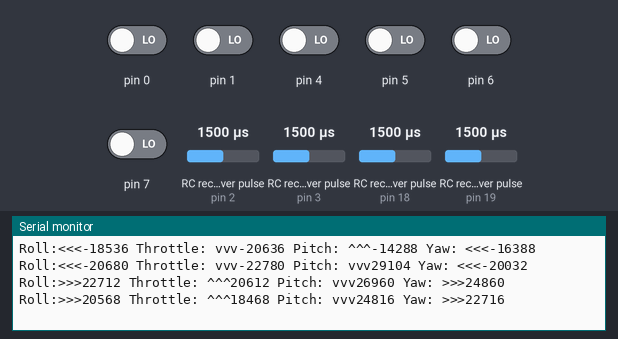
Recording of a sketch running on a simulated Arduino Uno, built for the host (arithmetic inside an expression is 32-bit, double 64-bit). Shown: the last lines printed to the serial monitor. Wiring (inferred from the names in the program): 4 × RC receiver channel: data pin 2 / data pin 3 / data pin 18 / data pin 19. The inputs (shaded band) are chosen by the test bench; at power-on: pin 0, pin 1, pin 4–7 LOW, RC receiver pulse (sensors on pin 19, pin 3, pin 2, pin 18) 1500 µs.

Above: at 1.2 s.
1.3 s: RC receiver pulse (sensor on pin 19) set to 1980 µs
At 1.44 s:
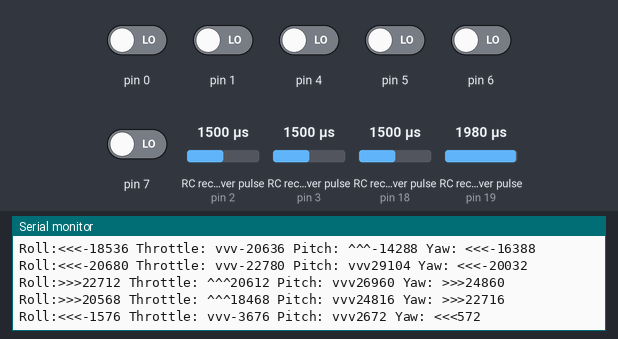
4.3 s: RC receiver pulse (sensor on pin 3) set to 1250 µs
At 4.71 s:
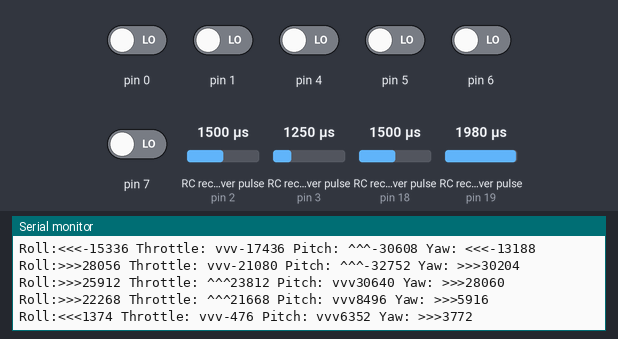
7.0 s: RC receiver pulse (sensor on pin 19) set to 1250 µs
At 7.23 s:
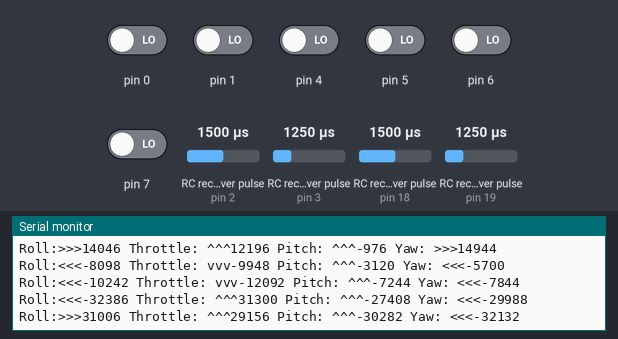
10.0 s: RC receiver pulse (sensor on pin 19) set to 1500 µs
At 10.0 s:
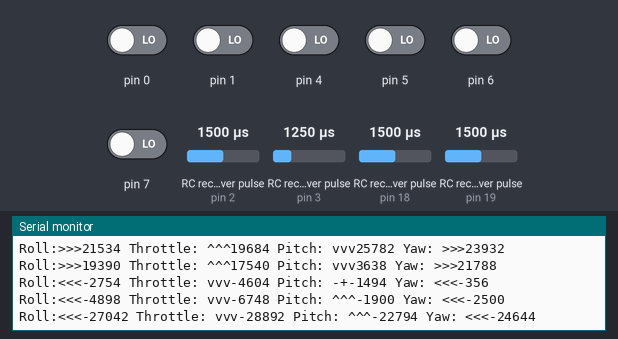
13.0 s: RC receiver pulse (sensor on pin 2) set to 1020 µs
At 13.78 s:
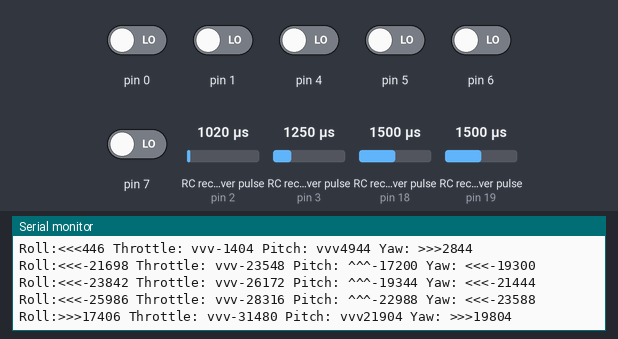
14.5 s: RC receiver pulse (sensor on pin 18) set to 1980 µs
At 16.04 s:
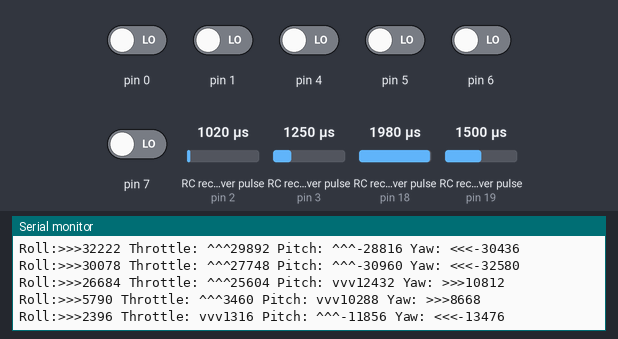
Timing chart, 0 to 17.5 s (numbered marks = the images above; inputs shaded):
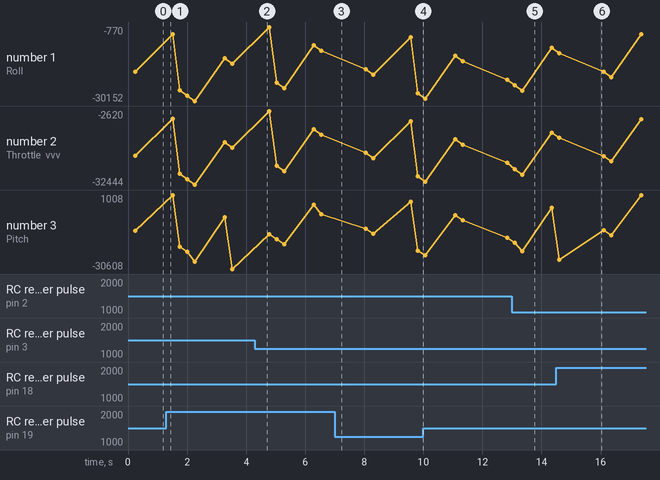

The sketch:

TransmitterTest.ino
```cpp
#define CH1_PIN 3   // Roll
#define CH2_PIN 2   // Throttle
#define CH3_PIN 19  // Pitch
#define CH4_PIN 18  // Yaw

volatile int roll_input, throttle_input, pitch_input, yaw_input;
volatile long t1, t2, t3, t4;

void setup() {
  pinMode(CH1_PIN, INPUT);
  pinMode(CH2_PIN, INPUT);
  pinMode(CH3_PIN, INPUT);
  pinMode(CH4_PIN, INPUT);

  attachInterrupt(digitalPinToInterrupt(CH1_PIN), roll, CHANGE);
  attachInterrupt(digitalPinToInterrupt(CH2_PIN), throttle, CHANGE);
  attachInterrupt(digitalPinToInterrupt(CH3_PIN), pitch, CHANGE);
  attachInterrupt(digitalPinToInterrupt(CH4_PIN), yaw, CHANGE);

  Serial.begin(9600);
}

void loop() {
  delay(250);
  print_signals();
}

void roll() {
  if(PINE & B00100000) {
    t1 = micros();
  } else {
    roll_input = micros() - t1;
  }
}

void throttle() {
  if(PINE & B00010000) {
    t2 = micros();
  } else {
    throttle_input = micros() - t2;
  }
}

void pitch() {
  if(PIND & B00000100) {
    t3 = micros();
  } else {
    pitch_input = micros() - t3;
  }
}

void yaw() {
  if(PIND & B00001000) {
    t4 = micros();
  } else {
    yaw_input = micros() - t4;
  }
}

void print_signals() {
  Serial.print("Roll:");
  if(roll_input - 1480 < 0) Serial.print("<<<");
  else if(roll_input - 1520 > 0) Serial.print(">>>");
  else Serial.print("-+-");
  Serial.print(roll_input);

  Serial.print(" Throttle: ");
  if(throttle_input - 1480 < 0) Serial.print("vvv");
  else if(throttle_input - 1520 > 0) Serial.print("^^^");
  else Serial.print("-+-");
  Serial.print(throttle_input);

  Serial.print(" Pitch: ");
  if(pitch_input - 1480 < 0) Serial.print("^^^");
  else if(pitch_input - 1520 > 0) Serial.print("vvv");
  else Serial.print("-+-");
  Serial.print(pitch_input);

  Serial.print(" Yaw: ");
  if(yaw_input - 1480 < 0) Serial.print("<<<");
  else if(yaw_input - 1520 > 0) Serial.print(">>>");
  else Serial.print("-+-");
  Serial.println(yaw_input);
}
```

Measured:
- after the input at 4.3 s, the serial monitor: prints a new line after 0.23 s (image 2)
- after the input at 7.0 s, the serial monitor: prints a new line after 0.05 s (image 3)
- after the input at 13.0 s, the serial monitor: prints a new line after 0.09 s (image 5)
- after the input at 14.5 s, the serial monitor: prints a new line after 0.10 s (image 6)
- plotted number 1: -15336 → -10242 after the input at 4.3 s
- plotted number 2: -28892 → -23548 after the input at 10.0 s, -23548 → -11356 after the input at 13.0 s
- plotted number 3: -14288 → -30608 after the input at 1.3 s, -30608 → -7244 after the input at 4.3 s, -7244 → -22794 after the input at 7.0 s, -22794 → -17200 after the input at 10.0 s
